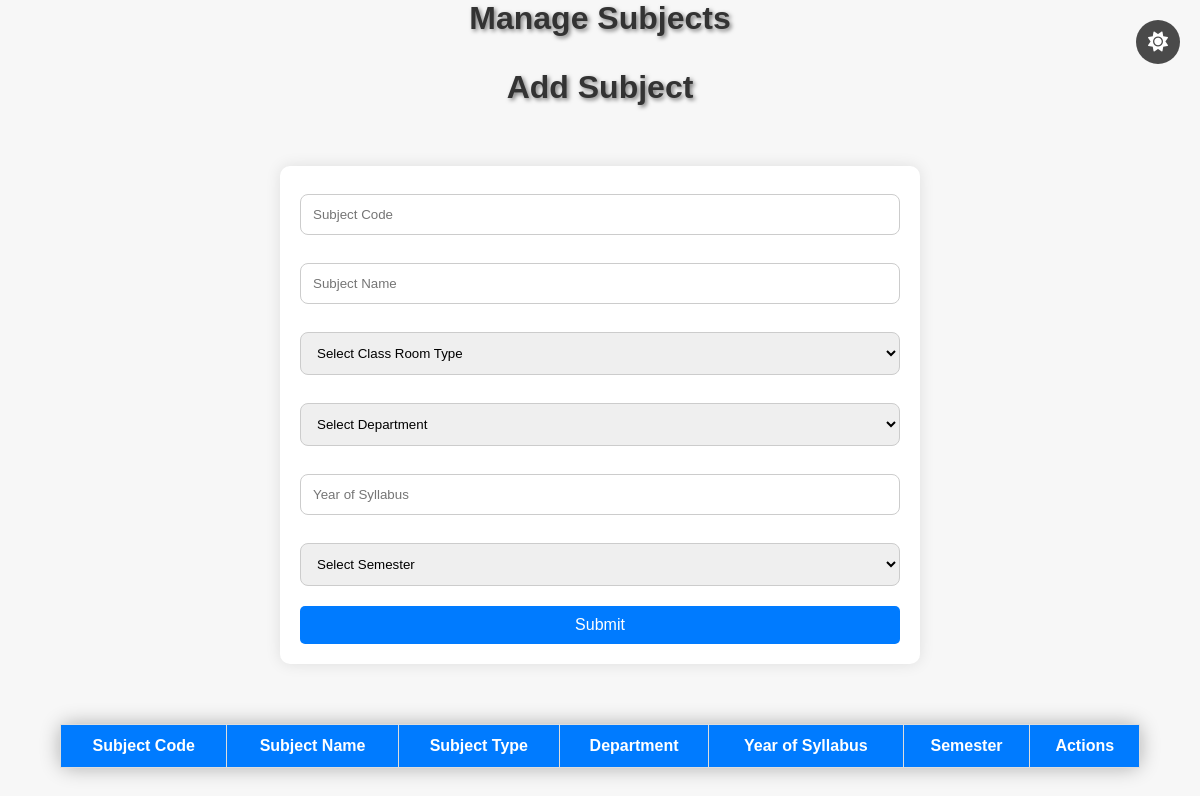
The page /subjects_management/ on the database as committed earlier.
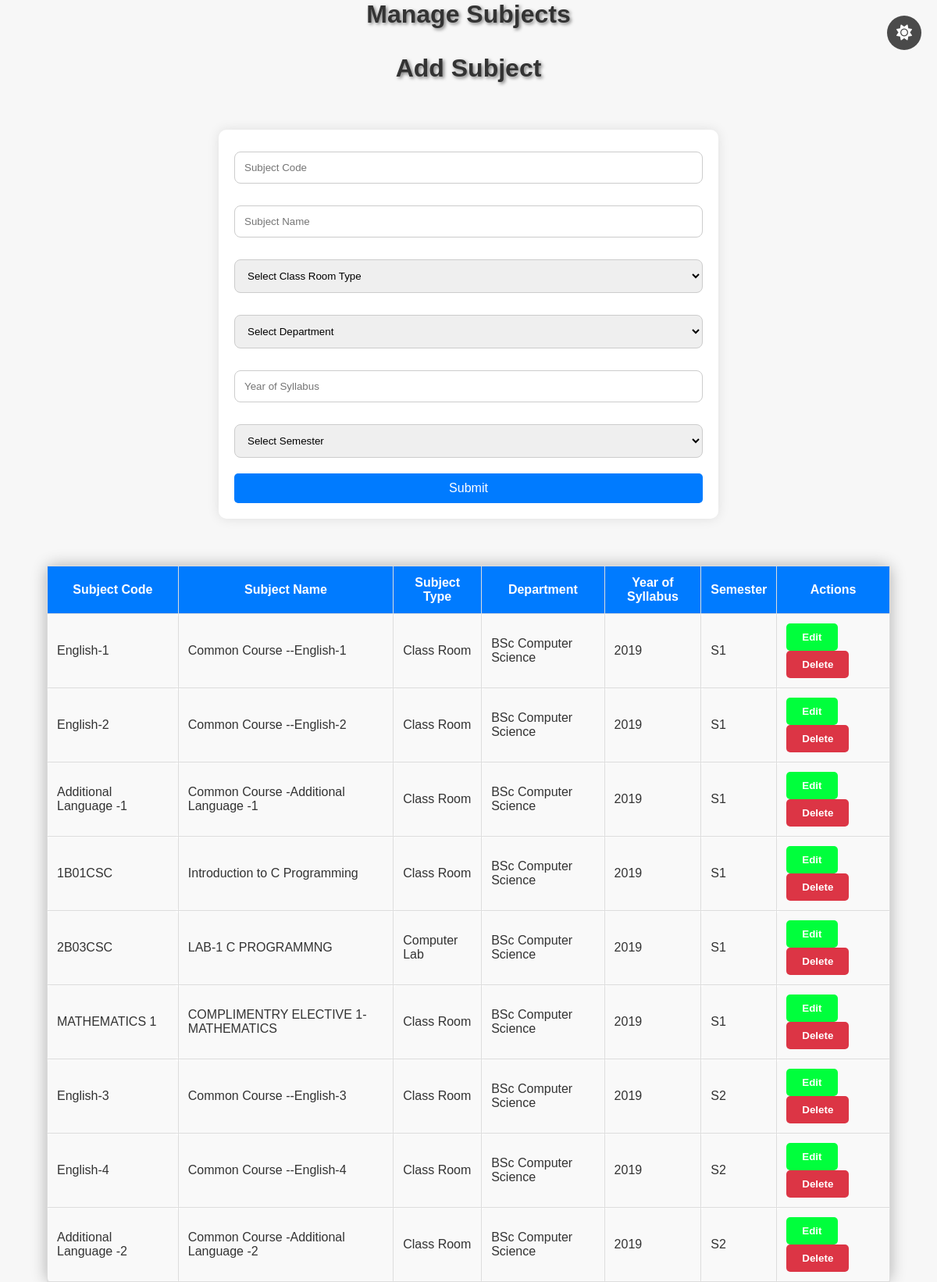
The same page on the database as committed later.
### SynChronisApp/models.py (models this page shows)
class SubjectsTable(models.Model):
    SType=[
        ('Class Room', 'Class Room'),
        ('Computer Lab', 'Computer Lab'),
        ('Electronics Lab', 'Electronics Lab'),
        ('Physics Lab', 'Physics Lab'),
        ('Chemistry Lab', 'Chemistry Lab'),
        ('Biology Lab', 'Biology Lab'),
        ('Maths Lab', 'Maths Lab'),
        ('Library', 'Library'),
        ('Auditorium', 'Auditorium'),
        ('Seminar Hall', 'Seminar Hall'),
    ]
    Subject_code = models.CharField(max_length=50, null=True, blank=True)
    SubjectName = models.CharField(max_length=50, null=True, blank=True)
    SubjectType = models.CharField(max_length=50, choices=SType, null=True, blank=True)
    Department = models.ForeignKey('DepartmentsTable', on_delete=models.CASCADE, null=True, blank=True)
    Year_of_Syllabus = models.CharField(max_length=50, null=True, blank=True)
    Semester = models.ForeignKey(SemesterTable, on_delete=models.CASCADE, null=True, blank=True)

class DepartmentsTable(models.Model):
    department_id = models.IntegerField(null=False, blank=False)
    Department = models.CharField(max_length=50, null=True, blank=True)

class SemesterTable(models.Model):
    Semester = models.CharField(max_length=50, null=True, blank=True)
    StartDate = models.DateField(null=True, blank=True)
    EndDate = models.DateField(null=True, blank=True)
    course = models.ForeignKey(CourseTable, on_delete=models.CASCADE, null=True, blank=True)

### SynChronisApp/views.py (the view, shortened to what this page needs)
# urls.py: path('subjects_management/', ManageSubjectsView.as_view(), name='subjects_management'),
class ManageSubjectsView(View):
    def get(self, request):
        departments = DepartmentsTable.objects.all()
        courses = CourseTable.objects.all()
        semesters = SemesterTable.objects.all()
        subjects = SubjectsTable.objects.all()
        subject_types = SubjectsTable.SType
        return render(request, 'managesubjects.html', {
            'departments': departments,
            'courses': courses,
            'semesters': semesters,
            'subjects': subjects,
            'subject_types': subject_types,
        })

### templates/managesubjects.html (shortened to what this page needs)
{% load static %}
<html lang="en">
<head>
    <link href="https://cdnjs.cloudflare.com/ajax/libs/font-awesome/6.0.0-beta3/css/all.min.css" rel="stylesheet">
    <link rel="stylesheet" href="{% static 'css/manage.css' %}">
</head>
<body>
    <button id="theme-toggle-btn" class="theme-toggle-btn">
        <i class="fa fa-sun"></i>
    </button>
    <h2>Manage Subjects</h2>
    <h3 id="form-title">Add Subject</h3>
    <form method="post" id="subject-form">
        <input type="text" name="subject_code" id="subject_code" placeholder="Subject Code" required>
        <input type="text" name="subject_name" id="subject_name" placeholder="Subject Name" required>
        <select name="subject_type" id="subject_type" required>
            <option value="">Select Class Room Type</option>
        </select>
        <select name="department_id" id="department_id" required>
            <option value="">Select Department</option>
        </select>
        <input type="text" name="year_of_syllabus" id="year_of_syllabus" placeholder="Year of Syllabus" required>
        <select name="semester" id="semester" required>
            <option value="">Select Semester</option>
        </select>
        <button type="submit">Submit</button>
    </form>
    <table>
        <thead>
            <tr>
                <th>Subject Code</th>
                <th>Subject Name</th>
                <th>Subject Type</th>
                <th>Department</th>
                <th>Year of Syllabus</th>
                <th>Semester</th>
                <th>Actions</th>
            </tr>
        </thead>
        <tbody>
            {% for subject in subjects %}
            <tr data-id="{{ subject.id }}">
                <td>{{ subject.Subject_code }}</td>
                <td>{{ subject.SubjectName }}</td>
                <td>{{ subject.SubjectType }}</td>
                <td>{{ subject.Department.Department }}</td>
                <td>{{ subject.Year_of_Syllabus }}</td>
                <td>{{ subject.Semester.Semester }}</td>
                <td>
                    <button class="edit-btn" id="edit-btn" data-id="{{ subject.id }}">Edit</button>
                    <button class="delete-btn" id="delete-btn" data-id="{{ subject.id }}">Delete</button>
                </td>
            </tr>
            {% endfor %}
        </tbody>
    </table>
</body>
</html>

Rows that differ between the two databases and show on the page:
added SubjectsTable: Subject_code "English-1", SubjectName "Common Course --English-1", SubjectType "Class Room", Department.Department "BSc Computer Science", Year_of_Syllabus "2019", Semester.Semester "S1"
added SubjectsTable: Subject_code "English-2", SubjectName "Common Course --English-2", SubjectType "Class Room", Department.Department "BSc Computer Science", Year_of_Syllabus "2019", Semester.Semester "S1"
added SubjectsTable: Subject_code "Additional Language -1", SubjectName "Common Course -Additional Language -1", SubjectType "Class Room", Department.Department "BSc Computer Science", Year_of_Syllabus "2019", Semester.Semester "S1"
added SubjectsTable: Subject_code "1B01CSC", SubjectName "Introduction to C Programming", SubjectType "Class Room", Department.Department "BSc Computer Science", Year_of_Syllabus "2019", Semester.Semester "S1"
added SubjectsTable: Subject_code "2B03CSC", SubjectName "LAB-1 C PROGRAMMNG", SubjectType "Computer Lab", Department.Department "BSc Computer Science", Year_of_Syllabus "2019", Semester.Semester "S1"
added SubjectsTable: Subject_code "MATHEMATICS 1", SubjectName "COMPLIMENTRY ELECTIVE 1-MATHEMATICS", SubjectType "Class Room", Department.Department "BSc Computer Science", Year_of_Syllabus "2019", Semester.Semester "S1"
added SubjectsTable: Subject_code "English-3", SubjectName "Common Course --English-3", SubjectType "Class Room", Department.Department "BSc Computer Science", Year_of_Syllabus "2019", Semester.Semester "S2"
added SubjectsTable: Subject_code "English-4", SubjectName "Common Course --English-4", SubjectType "Class Room", Department.Department "BSc Computer Science", Year_of_Syllabus "2019", Semester.Semester "S2"
added SubjectsTable: Subject_code "Additional Language -2", SubjectName "Common Course -Additional Language -2", SubjectType "Class Room", Department.Department "BSc Computer Science", Year_of_Syllabus "2019", Semester.Semester "S2"
